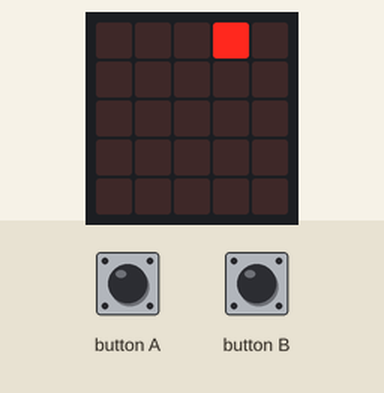
Simulated run of this program. Board: BBC micro:bit (MakeCode). Shown: the board's 5×5 LED display. Inputs (shaded band) come from the test bench.

Above: at 1.2 s.
1.3 s: button A pressed 5 times (0.12 s each, 0.3 s apart)
At 3.0 s:
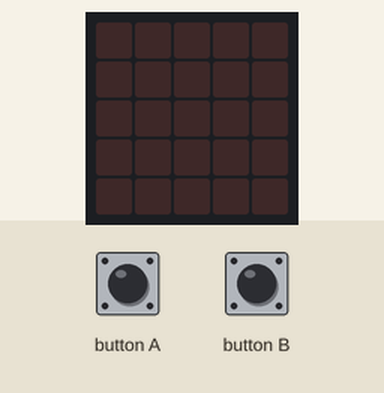
At 3.5 s:
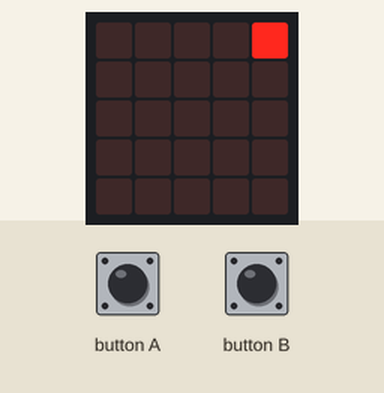
Timing chart, 0 to 5.0 s (numbered marks = the images above; inputs shaded):
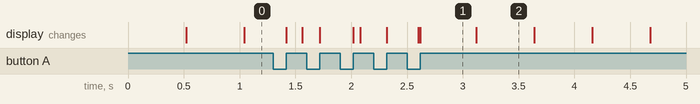

The program:

main.ts
```typescript
input.onButtonPressed(Button.A, function () {
    led.unplot(posX, 0)
    posX += 1
    led.plot(posX, 0)
})
input.onButtonPressed(Button.B, function () {
    led.unplot(posX, 0)
    posX += -1
    led.plot(posX, 0)
})
let posX = 0
let direction = 1
posX = 2
led.plot(posX, 0)
basic.forever(function () {
    led.unplot(posX, 0)
    posX += direction
    led.plot(posX, 0)
    basic.pause(500)
    if (posX >= 4) {
        direction = -1
    } else if (posX <= 0) {
        direction = 1
    }
})
```

test.ts
```typescript
// les tests vont ici ; cela ne sera pas compilé si ce paquet est utilisé en tant qu'extension.
```

Measured:
- what the display in image 1 shows lasts 0.5 s, from 2.6 s to 3.1 s
